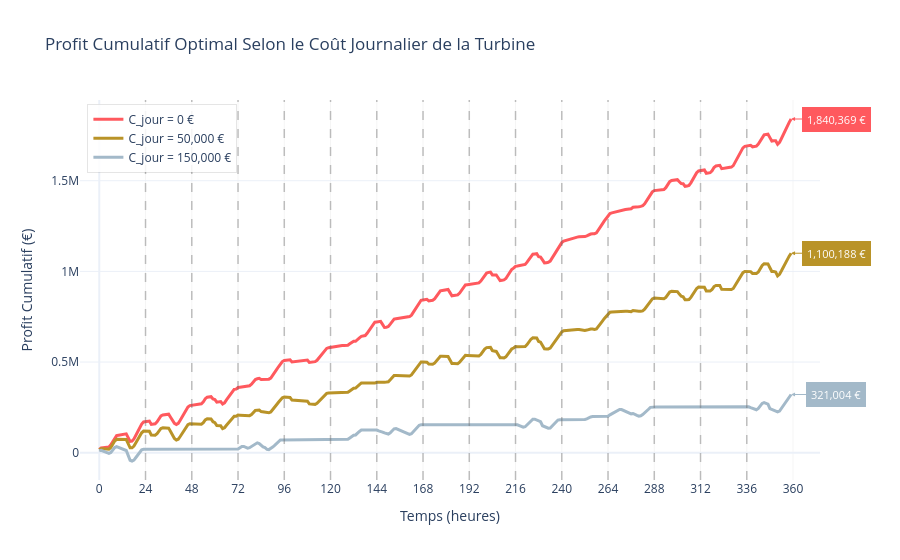

Write notebook code for a chart like this one.
### Code cell
results_dict = {
    0: hydro_with_cost("BelgiumScenario1_15jours.txt", C_jour=0),
    50000: hydro_with_cost("BelgiumScenario1_15jours.txt", C_jour=50000),
    150000: hydro_with_cost("BelgiumScenario1_15jours.txt", C_jour=150000),
}


plot_hydro_profits(results_dict, "BelgiumScenario1_15jours.txt")

### Figure 1 — Plotly figure (JSON) as saved in the notebook; plotly's stock layout.template omitted (floating-point values rounded to 4 significant figures; data arrays with more than 128 entries replaced by an {"elided": "..."} marker saying what was removed)
{"data": [{"line": {"color": "#ff595e", "width": 3}, "mode": "lines", "name": "C_jour = 0 €", "type": "scatter", "x": {"elided": "360 int values"}, "y": {"elided": "360 float values"}}, {"line": {"color": "#b99328", "width": 3}, "mode": "lines", "name": "C_jour = 50,000 €", "type": "scatter", "x": {"elided": "360 int values"}, "y": {"elided": "360 float values"}}, {"line": {"color": "#A3B9C9", "width": 3}, "mode": "lines", "name": "C_jour = 150,000 €", "type": "scatter", "x": {"elided": "360 int values"}, "y": {"elided": "360 float values"}}], "layout": {"annotations": [{"arrowcolor": "#ff595e", "arrowhead": 2, "arrowsize": 0.8, "ax": 45, "ay": 0, "bgcolor": "#ff595e", "bordercolor": "#ff595e", "borderpad": 4, "borderwidth": 1, "font": {"color": "white", "size": 11}, "showarrow": true, "text": "1,840,369 €", "x": 359, "y": 1840000.0}, {"arrowcolor": "#b99328", "arrowhead": 2, "arrowsize": 0.8, "ax": 45, "ay": 0, "bgcolor": "#b99328", "bordercolor": "#b99328", "borderpad": 4, "borderwidth": 1, "font": {"color": "white", "size": 11}, "showarrow": true, "text": "1,100,188 €", "x": 359, "y": 1100000.0}, {"arrowcolor": "#A3B9C9", "arrowhead": 2, "arrowsize": 0.8, "ax": 45, "ay": 0, "bgcolor": "#A3B9C9", "bordercolor": "#A3B9C9", "borderpad": 4, "borderwidth": 1, "font": {"color": "white", "size": 11}, "showarrow": true, "text": "321,004 €", "x": 359, "y": 321000.0}], "legend": {"bgcolor": "rgba(255,255,255,0.85)", "bordercolor": "rgba(0,0,0,0.1)", "borderwidth": 1, "x": 0.01, "y": 0.99}, "shapes": [{"line": {"color": "rgba(100, 100, 100, 0.4)", "dash": "dash", "width": 1.5}, "type": "line", "x0": 24, "x1": 24, "xref": "x", "y0": 0, "y1": 1, "yref": "paper"}, {"line": {"color": "rgba(100, 100, 100, 0.4)", "dash": "dash", "width": 1.5}, "type": "line", "x0": 48, "x1": 48, "xref": "x", "y0": 0, "y1": 1, "yref": "paper"}, {"line": {"color": "rgba(100, 100, 100, 0.4)", "dash": "dash", "width": 1.5}, "type": "line", "x0": 72, "x1": 72, "xref": "x", "y0": 0, "y1": 1, "yref": "paper"}, {"line": {"color": "rgba(100, 100, 100, 0.4)", "dash": "dash", "width": 1.5}, "type": "line", "x0": 96, "x1": 96, "xref": "x", "y0": 0, "y1": 1, "yref": "paper"}, {"line": {"color": "rgba(100, 100, 100, 0.4)", "dash": "dash", "width": 1.5}, "type": "line", "x0": 120, "x1": 120, "xref": "x", "y0": 0, "y1": 1, "yref": "paper"}, {"line": {"color": "rgba(100, 100, 100, 0.4)", "dash": "dash", "width": 1.5}, "type": "line", "x0": 144, "x1": 144, "xref": "x", "y0": 0, "y1": 1, "yref": "paper"}, {"line": {"color": "rgba(100, 100, 100, 0.4)", "dash": "dash", "width": 1.5}, "type": "line", "x0": 168, "x1": 168, "xref": "x", "y0": 0, "y1": 1, "yref": "paper"}, {"line": {"color": "rgba(100, 100, 100, 0.4)", "dash": "dash", "width": 1.5}, "type": "line", "x0": 192, "x1": 192, "xref": "x", "y0": 0, "y1": 1, "yref": "paper"}, {"line": {"color": "rgba(100, 100, 100, 0.4)", "dash": "dash", "width": 1.5}, "type": "line", "x0": 216, "x1": 216, "xref": "x", "y0": 0, "y1": 1, "yref": "paper"}, {"line": {"color": "rgba(100, 100, 100, 0.4)", "dash": "dash", "width": 1.5}, "type": "line", "x0": 240, "x1": 240, "xref": "x", "y0": 0, "y1": 1, "yref": "paper"}, {"line": {"color": "rgba(100, 100, 100, 0.4)", "dash": "dash", "width": 1.5}, "type": "line", "x0": 264, "x1": 264, "xref": "x", "y0": 0, "y1": 1, "yref": "paper"}, {"line": {"color": "rgba(100, 100, 100, 0.4)", "dash": "dash", "width": 1.5}, "type": "line", "x0": 288, "x1": 288, "xref": "x", "y0": 0, "y1": 1, "yref": "paper"}, {"line": {"color": "rgba(100, 100, 100, 0.4)", "dash": "dash", "width": 1.5}, "type": "line", "x0": 312, "x1": 312, "xref": "x", "y0": 0, "y1": 1, "yref": "paper"}, {"line": {"color": "rgba(100, 100, 100, 0.4)", "dash": "dash", "width": 1.5}, "type": "line", "x0": 336, "x1": 336, "xref": "x", "y0": 0, "y1": 1, "yref": "paper"}], "title": {"text": "Profit Cumulatif Optimal Selon le Coût Journalier de la Turbine"}, "xaxis": {"anchor": "y", "domain": [0, 1], "dtick": 24, "gridcolor": "rgba(230, 230, 230, 0.4)", "range": [-10, 374], "showgrid": true, "title": {"text": "Temps (heures)"}}, "yaxis": {"anchor": "x", "domain": [0, 1], "title": {"text": "Profit Cumulatif (€)"}}}}
